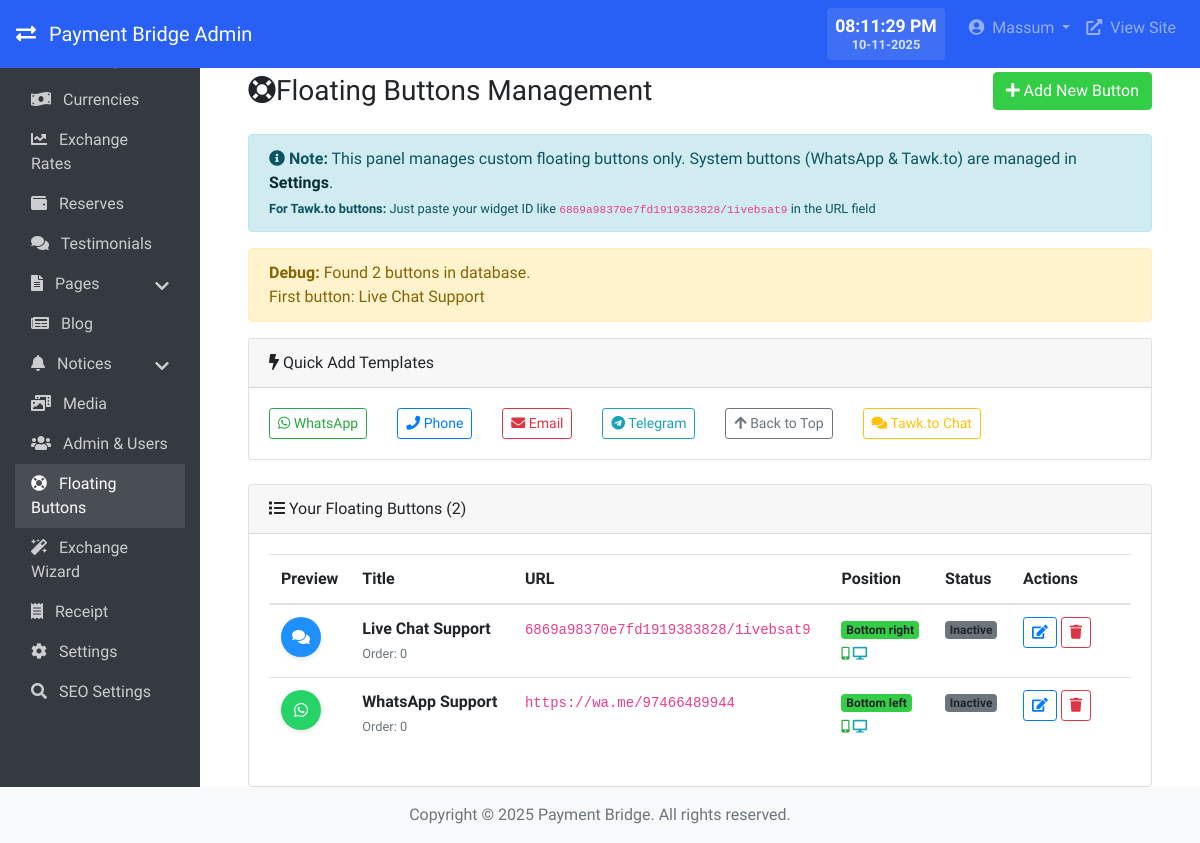
Screenshot of /admin/floating-buttons/index.php (signed in) with the database file from the repository.
### tables this page shows
CREATE TABLE `settings` (
  `id` int(11) NOT NULL,
  `setting_key` varchar(100) NOT NULL,
  `setting_value` text DEFAULT NULL,
  `created_at` timestamp NOT NULL DEFAULT current_timestamp(),
  `updated_at` timestamp NOT NULL DEFAULT current_timestamp() ON UPDATE current_timestamp()
);

CREATE TABLE `users` (
  `id` int(11) NOT NULL,
  `username` varchar(50) NOT NULL,
  `email` varchar(100) NOT NULL,
  `password` varchar(255) NOT NULL,
  `role` enum('admin','manager','editor') NOT NULL DEFAULT 'editor',
  `status` enum('active','inactive') NOT NULL DEFAULT 'active',
  `last_login` datetime DEFAULT NULL,
  `created_at` timestamp NOT NULL DEFAULT current_timestamp(),
  `updated_at` timestamp NOT NULL DEFAULT current_timestamp() ON UPDATE current_timestamp()
);

CREATE TABLE `floating_buttons` (
  `id` int(11) NOT NULL,
  `button_type` varchar(20) DEFAULT 'custom',
  `title` varchar(255) NOT NULL,
  `icon` varchar(255) NOT NULL,
  `custom_icon` varchar(255) DEFAULT '',
  `color` varchar(7) NOT NULL DEFAULT '#25D366',
  `url` text NOT NULL,
  `target` varchar(10) NOT NULL DEFAULT '_blank',
  `position` varchar(20) NOT NULL DEFAULT 'right',
  `order_index` int(11) NOT NULL DEFAULT 0,
  `status` varchar(10) NOT NULL DEFAULT 'active',
  `show_on_mobile` tinyint(1) NOT NULL DEFAULT 1,
  `show_on_desktop` tinyint(1) NOT NULL DEFAULT 1,
  `created_at` timestamp NOT NULL DEFAULT current_timestamp(),
  `updated_at` timestamp NOT NULL DEFAULT current_timestamp() ON UPDATE current_timestamp()
);

### admin/floating-buttons/index.php (the view, shortened to what the rows shown need)
<?php
require_once '../../includes/db.php';
require_once '../../includes/functions.php';
require_once '../../includes/auth.php';
$db = Database::getInstance();
try {
    $checkColumn = $db->getRows("SHOW COLUMNS FROM floating_buttons LIKE 'button_type'");
    if (!empty($checkColumn)) {
        $buttons = $db->getRows("SELECT * FROM floating_buttons WHERE (button_type = 'custom' OR button_type IS NULL OR button_type = '') ORDER BY order_index ASC, created_at DESC");
    } else {
        $buttons = $db->getRows("SELECT * FROM floating_buttons ORDER BY order_index ASC, created_at DESC");
    }
} catch (Exception $e) {
    $buttons = $db->getRows("SELECT * FROM floating_buttons ORDER BY order_index ASC, created_at DESC");
}
include '../includes/header.php';
?>
<div class="container-fluid px-4">
    <ol class="breadcrumb mb-4">
        <li class="breadcrumb-item"><a href="../index.php">Dashboard</a></li>
        <li class="breadcrumb-item active">Floating Buttons</li>
    </ol>
    <div class="d-sm-flex align-items-center justify-content-between mb-4">
        <h1 class="h3 mb-0 text-gray-800">
            <i class="fas fa-life-ring me-2"></i>Floating Buttons Management
        </h1>
        <button type="button" class="btn btn-primary" data-bs-toggle="modal" data-bs-target="#buttonModal">
        </button>
    </div>
    <?php if (getSetting('enable_whatsapp_button', 'yes') === 'yes' || getSetting('enable_tawkto', 'yes') === 'yes'): ?>
    <div class="alert alert-info">
        <i class="fas fa-info-circle me-2"></i>
        <strong>Note:</strong> This panel manages custom floating buttons only.
        System buttons (WhatsApp & Tawk.to) are managed in <a href="../settings/" class="alert-link">Settings</a>.
        <br><small class="mt-1 d-block"><strong>For Tawk.to buttons:</strong> Just paste your widget ID like <code>6869a98370e7fd1919383828/1ivebsat9</code> in the URL field</small>
    </div>
    <?php endif; ?>
    <div class="alert alert-warning">
        <strong>Debug:</strong> Found <?php echo count($buttons); ?> buttons in database.
        <?php if (!empty($buttons)): ?>
            <br>First button: <?php echo htmlspecialchars($buttons[0]['title'] ?? 'No title'); ?>
        <?php endif; ?>
    </div>
    <div class="card mb-4">
        <div class="card-header">
        </div>
        <div class="card-body">
        </div>
    </div>
    <div class="card">
        <div class="card-header">
        </div>
        <div class="card-body">
            <?php if (count($buttons) > 0): ?>
            <div class="table-responsive">
                <table class="table table-hover">
                    <thead>
                        <tr>
                            <th width="60">Preview</th>
                            <th>Title</th>
                            <th>URL</th>
                            <th>Position</th>
                            <th>Status</th>
                            <th width="120">Actions</th>
                        </tr>
                    </thead>
                    <tbody>
                        <?php foreach ($buttons as $button): ?>
                        <tr>
                            <td>
                                <div class="btn-preview" style="background-color: <?php echo $button['color']; ?>;">
                                    <?php if (!empty($button['custom_icon']) && file_exists('../../' . $button['custom_icon'])): ?>
                                        <img src="<?php echo SITE_URL . '/' . $button['custom_icon']; ?>" alt="Icon">
                                    <?php else: ?>
                                        <i class="<?php echo $button['icon']; ?>"></i>
                                    <?php endif; ?>
                                </div>
                            </td>
                            <td>
                                <strong><?php echo htmlspecialchars($button['title']); ?></strong>
                                <br><small class="text-muted">Order: <?php echo $button['order_index']; ?></small>
                            </td>
                            <td>
                                <code><?php echo htmlspecialchars(substr($button['url'], 0, 40)) . (strlen($button['url']) > 40 ? '...' : ''); ?></code>
                            </td>
                            <td>
                                <span class="badge bg-primary"><?php echo ucfirst(str_replace('-', ' ', $button['position'])); ?></span>
                                <br>
                                <small>
                                    <?php if ($button['show_on_mobile']): ?><i class="fas fa-mobile-alt text-success" title="Mobile"></i><?php endif; ?>
                                    <?php if ($button['show_on_desktop']): ?><i class="fas fa-desktop text-info" title="Desktop"></i><?php endif; ?>
                                </small>
                            </td>
                            <td>
                                <span class="badge bg-<?php echo $button['status'] == 'active' ? 'success' : 'secondary'; ?>">
                                    <?php echo ucfirst($button['status']); ?>
                                </span>
                            </td>
                            <td>
                                <button class="btn btn-sm btn-outline-primary edit-btn"
                                        data-id="<?php echo $button['id']; ?>"
                                        data-title="<?php echo htmlspecialchars($button['title']); ?>"
                                        data-icon="<?php echo $button['icon']; ?>"
                                        data-custom-icon="<?php echo $button['custom_icon']; ?>"
                                        data-color="<?php echo $button['color']; ?>"
                                        data-url="<?php echo htmlspecialchars($button['url']); ?>"
                                        data-target="<?php echo $button['target']; ?>"
                                        data-position="<?php echo $button['position']; ?>"
                                        data-order="<?php echo $button['order_index']; ?>"
                                        data-status="<?php echo $button['status']; ?>"
                                        data-mobile="<?php echo $button['show_on_mobile']; ?>"
                                        data-desktop="<?php echo $button['show_on_desktop']; ?>">
                                    <i class="fas fa-edit"></i>
                                </button>
                                <a href="delete.php?id=<?php echo $button['id']; ?>" class="btn btn-sm btn-outline-danger"
                                   onclick="return confirm('Delete this button?')">
                                    <i class="fas fa-trash"></i>
                                </a>
                            </td>
                        </tr>
                        <?php endforeach; ?>
                    </tbody>
                </table>
            </div>
            <?php endif; ?>
        </div>
    </div>
</div>
<?php include '../includes/footer.php'; ?>

### admin/includes/header.php (shortened to what the rows shown need)
<?php
$user = Auth::getUser();
?>
<!DOCTYPE html>
<html lang="en">
<head>
    <link href="https://stackpath.bootstrapcdn.com/bootstrap/4.5.2/css/bootstrap.min.css" rel="stylesheet">
    <link rel="stylesheet" href="https://cdnjs.cloudflare.com/ajax/libs/font-awesome/5.15.3/css/all.min.css">
    <link rel="stylesheet" href="<?php echo ADMIN_URL; ?>/assets/css/admin.css">
</head>
<body>
    <nav class="navbar navbar-expand-lg navbar-dark bg-dark fixed-top">
        <a class="navbar-brand" href="<?php echo ADMIN_URL; ?>/index.php">
            <i class="fas fa-exchange-alt mr-2"></i>
            <?php echo getSetting('site_name', SITE_NAME); ?> Admin
        </a>
        <div class="collapse navbar-collapse" id="navbarNav">
            <ul class="navbar-nav ml-auto">
                <li class="nav-item dropdown">
                    <a class="nav-link dropdown-toggle" href="#" id="navbarDropdown" role="button" data-toggle="dropdown" aria-haspopup="true" aria-expanded="false">
                        <i class="fas fa-user-circle mr-1"></i> <?php echo htmlspecialchars($user['username']); ?>
                    </a>
                </li>
            </ul>
        </div>
    </nav>
    <div class="container-fluid">
        <div class="row">
            <main role="main" class="col-md-10 ml-sm-auto px-4 content">

### admin/includes/footer.php (shortened to what the rows shown need)
</main>
        </div>
    </div>
    <footer class="footer mt-auto py-3 bg-light">
        <div class="container-fluid text-center">
            <span class="text-muted">Copyright &copy; <?php echo date('Y'); ?> <?php echo getSetting('site_name', SITE_NAME); ?>. All rights reserved.</span>
        </div>
    </footer>
</body>
</html>

### rows the page displays
settings: setting_value "Payment Bridge"
users: username "Massum"
floating_buttons: title "Live Chat Support", order_index "0", url "6869a98370e7fd1919383828/1ivebsat9", position "Bottom right", show_on_mobile 1 (drawn), show_on_desktop 1 (drawn), status "Inactive"
floating_buttons: title "WhatsApp Support", order_index "0", url "https://wa.me/97466489944", position "Bottom left", show_on_mobile 1 (drawn), show_on_desktop 1 (drawn), status "Inactive"

### other values shown
count($buttons) "2"
